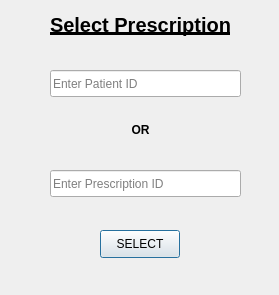
<?xml version="1.0" encoding="UTF-8"?>
<ui version="4.0">
 <class>selectPrescription</class>
 <widget class="QDialog" name="selectPrescription">
  <property name="geometry">
   <rect>
    <x>0</x>
    <y>0</y>
    <width>279</width>
    <height>295</height>
   </rect>
  </property>
  <property name="windowTitle">
   <string/>
  </property>
  <widget class="QLabel" name="title">
   <property name="geometry">
    <rect>
     <x>-20</x>
     <y>0</y>
     <width>321</width>
     <height>51</height>
    </rect>
   </property>
   <property name="text">
    <string>&lt;html&gt;&lt;head/&gt;&lt;body&gt;&lt;p align=&quot;center&quot;&gt;&lt;span style=&quot; font-size:15pt; font-weight:600; text-decoration: underline;&quot;&gt;Select Prescription&lt;/span&gt;&lt;/p&gt;&lt;/body&gt;&lt;/html&gt;</string>
   </property>
  </widget>
  <widget class="QPushButton" name="selectButton">
   <property name="geometry">
    <rect>
     <x>100</x>
     <y>230</y>
     <width>80</width>
     <height>28</height>
    </rect>
   </property>
   <property name="text">
    <string>SELECT</string>
   </property>
  </widget>
  <widget class="QLineEdit" name="patientID">
   <property name="geometry">
    <rect>
     <x>50</x>
     <y>70</y>
     <width>191</width>
     <height>27</height>
    </rect>
   </property>
   <property name="placeholderText">
    <string>Enter Patient ID</string>
   </property>
  </widget>
  <widget class="QLineEdit" name="prescriptionId">
   <property name="geometry">
    <rect>
     <x>50</x>
     <y>170</y>
     <width>191</width>
     <height>27</height>
    </rect>
   </property>
   <property name="placeholderText">
    <string>Enter Prescription ID</string>
   </property>
  </widget>
  <widget class="QLabel" name="orLabel">
   <property name="geometry">
    <rect>
     <x>30</x>
     <y>110</y>
     <width>221</width>
     <height>41</height>
    </rect>
   </property>
   <property name="text">
    <string>&lt;html&gt;&lt;head/&gt;&lt;body&gt;&lt;p align=&quot;center&quot;&gt;&lt;span style=&quot; font-weight:600;&quot;&gt;OR&lt;/span&gt;&lt;/p&gt;&lt;/body&gt;&lt;/html&gt;</string>
   </property>
  </widget>
 </widget>
 <resources/>
 <connections/>
</ui>
